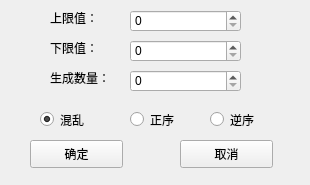
<?xml version="1.0" encoding="UTF-8"?>
<ui version="4.0">
 <class>Form</class>
 <widget class="QWidget" name="Form">
  <property name="geometry">
   <rect>
    <x>0</x>
    <y>0</y>
    <width>310</width>
    <height>185</height>
   </rect>
  </property>
  <property name="minimumSize">
   <size>
    <width>310</width>
    <height>185</height>
   </size>
  </property>
  <property name="maximumSize">
   <size>
    <width>310</width>
    <height>185</height>
   </size>
  </property>
  <property name="windowTitle">
   <string>生成随机数</string>
  </property>
  <widget class="QLabel" name="label">
   <property name="geometry">
    <rect>
     <x>50</x>
     <y>10</y>
     <width>51</width>
     <height>16</height>
    </rect>
   </property>
   <property name="text">
    <string>上限值：</string>
   </property>
  </widget>
  <widget class="QLabel" name="label_2">
   <property name="geometry">
    <rect>
     <x>50</x>
     <y>40</y>
     <width>51</width>
     <height>16</height>
    </rect>
   </property>
   <property name="text">
    <string>下限值：</string>
   </property>
  </widget>
  <widget class="QLabel" name="label_3">
   <property name="geometry">
    <rect>
     <x>50</x>
     <y>70</y>
     <width>72</width>
     <height>15</height>
    </rect>
   </property>
   <property name="text">
    <string>生成数量：</string>
   </property>
  </widget>
  <widget class="QRadioButton" name="radio_pos">
   <property name="geometry">
    <rect>
     <x>130</x>
     <y>110</y>
     <width>61</width>
     <height>19</height>
    </rect>
   </property>
   <property name="text">
    <string>正序</string>
   </property>
  </widget>
  <widget class="QRadioButton" name="radio_rev">
   <property name="geometry">
    <rect>
     <x>210</x>
     <y>110</y>
     <width>61</width>
     <height>19</height>
    </rect>
   </property>
   <property name="text">
    <string>逆序</string>
   </property>
  </widget>
  <widget class="QRadioButton" name="radio_confu">
   <property name="geometry">
    <rect>
     <x>40</x>
     <y>110</y>
     <width>61</width>
     <height>19</height>
    </rect>
   </property>
   <property name="text">
    <string>混乱</string>
   </property>
   <property name="checked">
    <bool>true</bool>
   </property>
  </widget>
  <widget class="QSpinBox" name="spin_max">
   <property name="geometry">
    <rect>
     <x>130</x>
     <y>10</y>
     <width>111</width>
     <height>22</height>
    </rect>
   </property>
   <property name="maximum">
    <number>99999999</number>
   </property>
  </widget>
  <widget class="QSpinBox" name="spin_min">
   <property name="geometry">
    <rect>
     <x>130</x>
     <y>40</y>
     <width>111</width>
     <height>22</height>
    </rect>
   </property>
   <property name="maximum">
    <number>99999999</number>
   </property>
  </widget>
  <widget class="QSpinBox" name="spin_num">
   <property name="geometry">
    <rect>
     <x>130</x>
     <y>70</y>
     <width>111</width>
     <height>22</height>
    </rect>
   </property>
   <property name="maximum">
    <number>10000000</number>
   </property>
  </widget>
  <widget class="QPushButton" name="btn_sure">
   <property name="geometry">
    <rect>
     <x>30</x>
     <y>140</y>
     <width>93</width>
     <height>28</height>
    </rect>
   </property>
   <property name="text">
    <string>确定</string>
   </property>
  </widget>
  <widget class="QPushButton" name="btn_quit">
   <property name="geometry">
    <rect>
     <x>180</x>
     <y>140</y>
     <width>93</width>
     <height>28</height>
    </rect>
   </property>
   <property name="text">
    <string>取消</string>
   </property>
  </widget>
 </widget>
 <resources/>
 <connections>
  <connection>
   <sender>btn_quit</sender>
   <signal>clicked()</signal>
   <receiver>Form</receiver>
   <slot>close()</slot>
   <hints>
    <hint type="sourcelabel">
     <x>254</x>
     <y>145</y>
    </hint>
    <hint type="destinationlabel">
     <x>291</x>
     <y>144</y>
    </hint>
   </hints>
  </connection>
  <connection>
   <sender>btn_sure</sender>
   <signal>clicked()</signal>
   <receiver>Form</receiver>
   <slot>btn_sure_click()</slot>
   <hints>
    <hint type="sourcelabel">
     <x>74</x>
     <y>158</y>
    </hint>
    <hint type="destinationlabel">
     <x>13</x>
     <y>145</y>
    </hint>
   </hints>
  </connection>
 </connections>
 <slots>
  <slot>btn_sure_click()</slot>
 </slots>
</ui>
